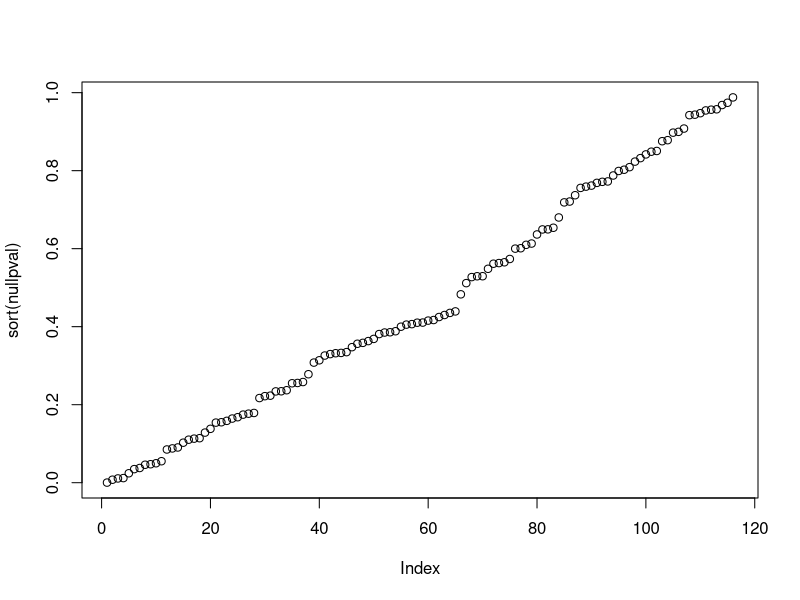
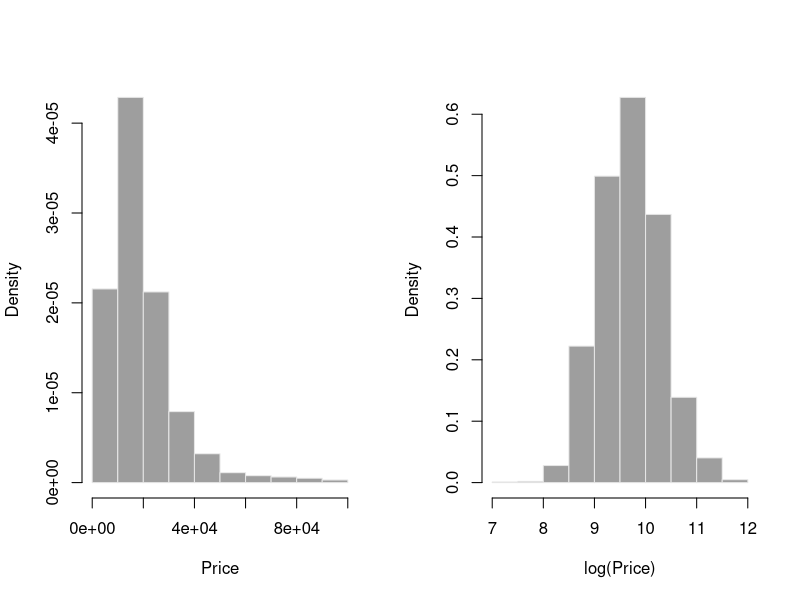
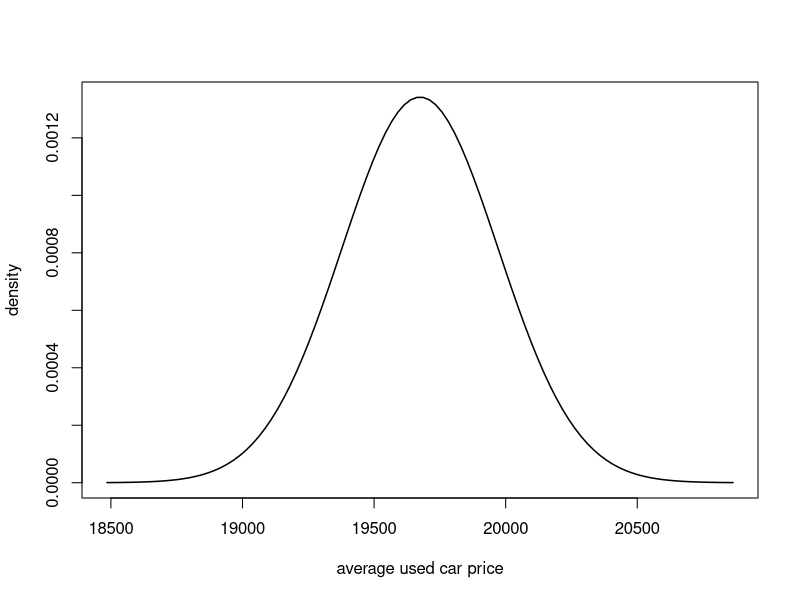
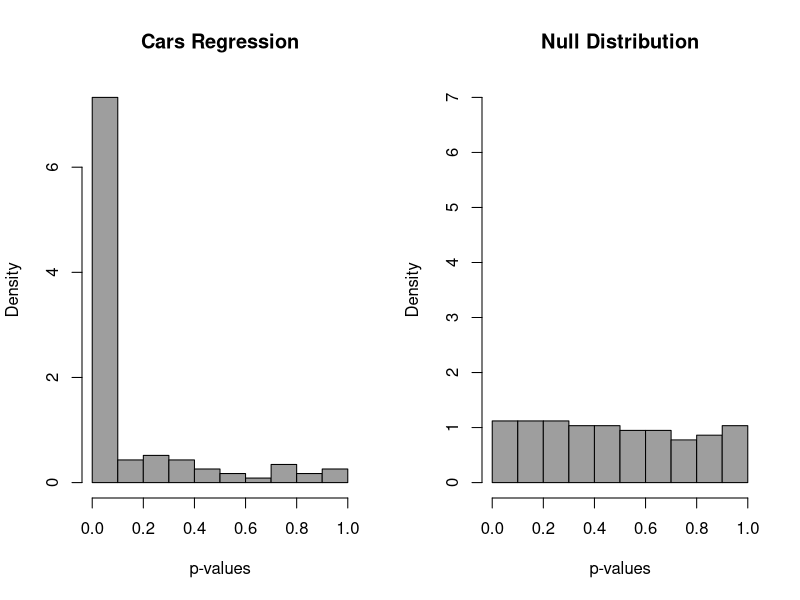
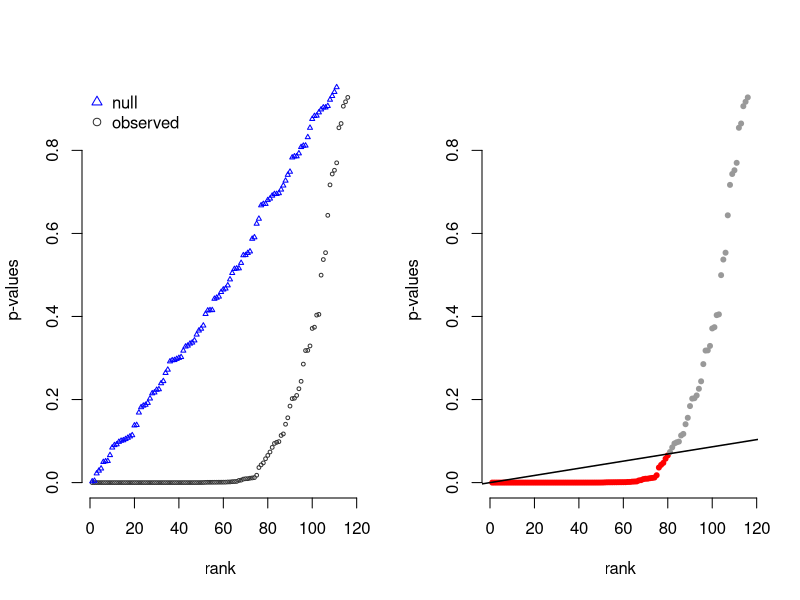
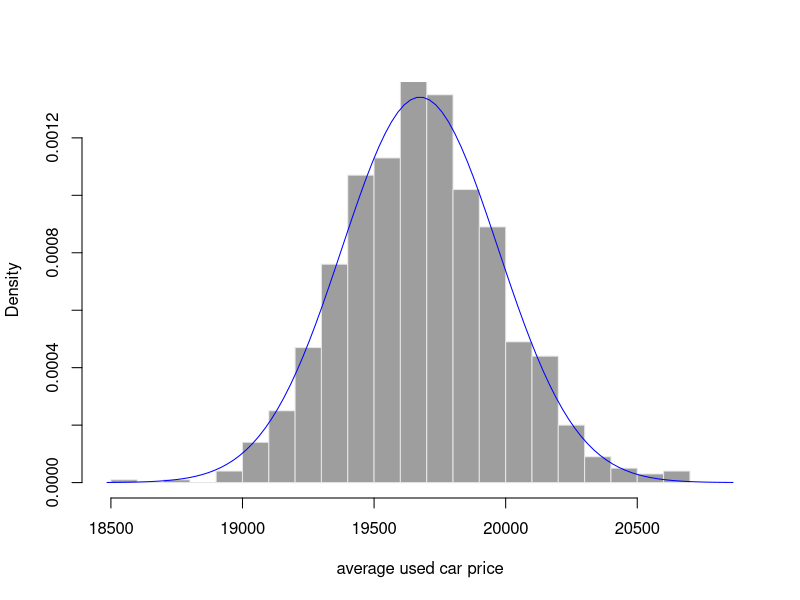

Generate these figures, in order, with R: (Note: this script raises an error after producing the figures.)

# Import the data file on cars for sale into R
Cars <- read.csv("SoCalCars.csv", stringsAsFactors = TRUE)

# We'll now take a sample we feel is representative of used cars we want to test
# This sample includes used cars  with prices at or below $100,000, and mileage greater than or equal to 10,000 miles
# but less than 150,000 miles.
Cars <- subset(Cars,
        Cars$type != "New" & Cars$mileage >= 10000 & 
        Cars$mileage <= 150000 & Cars$price < 100000 & Cars$year >= 1970)[,-1]
# note that since the imported dataset has column names, it will be treated as a dataframe
# View the dimensions of the Cars dataset with dim()
dim(Cars) # output will be number of rows then number of columns

# View the unconditional mean of the price of car listings
mean(Cars$price)
# Compute the variance of the mean price for cars listed for sale, we use na.rm=TRUE here as well
var(Cars$price)/nrow(Cars)
# and the standard error (square root of the variance)
sd(Cars$price)/sqrt(nrow(Cars))

## Generates figure 3.1, two histograms for price of cars
# The hist() function calls the histogram
pdf('SoCalCarsHist.pdf', width=8, height=4)
par(mfrow=c(1,2))
hist(Cars$price, 
     freq=FALSE,
     main="", 
     xlab="Price", 
     col=8, 
     border="grey90"
)
hist(log(Cars$price), 
     freq=FALSE, 
     main="", 
     col=8,
     border="grey90",
     xlab="log(Price)"
)
dev.off()

# If we consider the Cars dataset to be a sample of the cars for sale in 
# Southern California, then the sampling distribution's mean should be
xbar <- mean(Cars$price)
# The sampling distribution's standard deviation should be
xbse <- sd(Cars$price)/sqrt(nrow(Cars))
# Note that nrow() computes the number of rows/observations for a given dataframe

## Plot the sampling distribution
# First, create a vector of values to be fed in the sampling distrubtion pdf
calc_values <- seq(xbar-4*xbse,xbar+4*xbse,length=100)
# Note the values chosen above are based on the distribution of prices in the data
# Second, feed the values created above into the sampling distribution pdf created 
# with dnorm function
samp_pdf_values <- dnorm(calc_values, xbar, xbse)
# Third, plot the calc_values versus the sample_pdf_values for a view of the sample distribution
pdf("SoCalCarsMeanDensity.pdf", width=4, height=4)
plot(calc_values, 
     samp_pdf_values, 
     type="l", 
     lwd=1.5,
     xlab="average used car price", 
     ylab="density"
)
dev.off()

## hypothesis testing

# model for CPO price premium
summary( glm(price ~ certified, data=Cars) )
# 95% confidence interval for overall car average price
19674.96 + 1.96*297.3*c(-1,1) 
# ~95% confidence interval for CPO premium 
14331 + c(-2,2)*1363.6

# larger car regression model.  First we relevel the reference levels
Cars$make <- relevel(Cars$make, "Ford")
Cars$body <- relevel(Cars$body, "Sedan")
Cars$city <- relevel(Cars$city, "Costa Mesa")


carsreg <- glm(log(price) ~ log(mileage) + make + 
       year + certified + body + city, data=Cars)
summary(carsreg)

# Extract p-values for each regressor from the regression ouput
pvals <- summary(carsreg)$coef[-1,"Pr(>|t|)"]
length(pvals)
nullps <- runif(116)

pdf('SoCalCarsPvals.pdf', width=10, height=5)
par(mfrow=c(1,2))
hist(pvals, col=8, breaks=10, xlab="p-values", main="Cars Regression", freq=FALSE)
hist(nullps, col=8, breaks=10, xlab="p-values", main="Null Distribution", ylim=c(0,7), freq=FALSE)
dev.off()


# Function to get significance cut-off alpha from FDR q
fdr_cut <- function(pvals, q){
        pvals <- pvals[!is.na(pvals)]
        N <- length(pvals)
        k <- rank(pvals, ties.method="min")
        max(pvals[ pvals<= (q*k/N) ])
}
# @ 1/10% FDR
cutoff10 <- fdr_cut(pvals,q=.1)
print(cutoff10)
print(sum(pvals<=cutoff10))

# produce the order statistic plots and  the FDR control plot
sig <- factor(pvals<=cutoff10)
pdf('SoCalCarsFDR.pdf', width=8, height=4)
par(mfrow=c(1,2))
plot(sort(pvals), pch=21, cex=.5, col="gray20",
    bty="n", xlab="rank", ylab="p-values")
points(sort(nullps), pch=24, cex=.5, col="blue")
legend("topleft", legend=c("null","observed"), pch=c(24,21), 
       col=c("blue", "gray20"), bty="n")
plot(sort(pvals),
     col=c("grey60","red")[sig[order(pvals)]], 
     # above colors the significant p-values red
     pch=20, bty="n", xlab="rank", ylab="p-values" )

## Add the line of significance for q=0.1
q <- 0.1
abline(a=0, b=0.1/length(pvals), lwd=1.5)
dev.off()


nullpval <- runif(length(pvals))
plot(sort(nullpval))

### prediction

# conditional expectation CI
Cars[c(1000),c("make","model","year","mileage")]
(caravan <- predict(carsreg, Cars[c(1000),], se.fit=TRUE))
caravan$fit + c(-2,2)*caravan$se.fit
exp(caravan$fit + c(-2,2)*caravan$se.fit)
# prediction interval
predvar <- caravan$se.fit^2 + caravan$residual.scale^2
sqrt(predvar)
caravan$fit + c(-2,2)*sqrt(predvar)
exp(caravan$fit+ c(-2,2)*sqrt(predvar))

### bootstrapping

## basic bootstrap for average price
B <- 1000
muhats <- c() # empty set of estimates 
for(b in 1:B){ # we'll draw B estimates
    # resample with-replacement and estimate mu.hat
    samp_b <- sample.int(nrow(Cars), replace=TRUE)
    muhat_b <- mean(Cars$price[samp_b])
    muhats <- c(muhats, muhat_b) # append to the set
}
sd(muhats)

pdf("SoCalCarsBootPrice.pdf", width=4, height=4)
hist(muhats, main="", xlab="average used car price", freq=FALSE,
     col=8, border="grey90", breaks=20,
     xlim=c(xbar-4*xbse,xbar+4*xbse), 
     ylim=c(0, max(samp_pdf_values)) )
lines(calc_values, 
     samp_pdf_values, 
     type="l", 
     col="blue"
)
dev.off()

### making decisions with the bootstrap

## 
( z <- (mean(Cars$price) - 20000)/298 )
2*pnorm(-abs(z))

### mileage elasticity of price
# glm analysis results
betaStats <- summary(carsreg)$coef["log(mileage)",]
round(betaStats, 5)

# function 
getBeta <- function(data, obs){
    fit <- glm(log(price) ~ log(mileage) + make + year 
               + certified + body + city, data=data[obs,])
    return(fit$coef["log(mileage)"])
}
getBeta(Cars, 1:nrow(Cars))

#########
library(parallel)
library(boot)
detectCores()
system.time( boot(Cars, getBeta, 2000) )
system.time( boot(Cars, getBeta, 2000, parallel="multicore", ncpus=8) )
system.time( boot(Cars, getBeta, 2000, parallel="snow", ncpus=8 ) )
############

## test statistics
library(parallel)
library(boot)
( betaBoot <- boot(Cars, getBeta, 2000, 
                 parallel="snow", ncpus=detectCores()) )


(bhat <- betaStats["Estimate"])
betaBoot$t0
sd(betaBoot$t)
mean(betaBoot$t) - bhat

bhat/sd(betaBoot$t)
2*pnorm(-abs(bhat/sd(betaBoot$t)))

## HC standard errors 
library(sandwich)
library(lmtest)
VHC = vcovHC(carsreg, "HC0")
hcstats <- coeftest(carsreg, vcov = VHC)
round(hcstats["log(mileage)",], 5)

## plot them all
pdf("SoCalCarsElasticity.pdf", width=4, height=4)
hist(betaBoot$t, freq=FALSE, ylim=c(0,25), border="grey90",
     main="", xlab="price-mileage elasticity")
bhatse <- betaStats["Std. Error"]
grid <- seq(bhat-6*bhatse,bhat+6*bhatse,length=100)
lines(grid, dnorm(grid, bhat, bhatse), col="navy", lwd=1.5)
lines(grid, dnorm(grid, bhat, hcstats["log(mileage)","Std. Error"]), 
      col="orange", lwd=1.5)
legend("topright", legend=c("Basic","Bootstrap","HC"), 
       col=c("navy","grey","orange"), pch=15, bty="n")
dev.off()

### clustered standard errors. 
CarsByDealer <- split(Cars, Cars$dealer)
length(CarsByDealer)
getBetaBlock <- function(data, ids){
    data <- do.call("rbind",data[ids])
    fit <- glm(log(price) ~ log(mileage) + make + 
                   year + certified + body + city, data=data)
    return(fit$coef["log(mileage)"])
}
getBetaBlock(CarsByDealer, 1:length(CarsByDealer))

( betaBootB <- boot(CarsByDealer, getBetaBlock, 
                          2000, parallel="snow", ncpus=detectCores()) )

Vblock <- vcovCL(carsreg, cluster=Cars$dealer)
clstats <- coeftest(carsreg, vcov = Vblock)
round(clstats["log(mileage)",], 5)
##############

### confidence intervals
# using standard errors
bhat + c(-1,1)*1.96*sd(betaBootB$t)

quantile(betaBootB$t,c(0.025, 0.975))

betaErrors <- betaBootB$t - bhat
quantile(bhat - betaErrors,c(.025,.975))

## bias example: e^b
Cars[1000,]
( pred <- predict(carsreg, Cars[c(1000),]) )
( phat <- exp(pred) )

getPrice <- function(data, ids, xpred){
    data <- do.call("rbind",data[ids])
    fit <- glm(log(price) ~ log(mileage) + make + 
                   year + certified + body + city, data=data)
    return(exp(predict(fit,xpred)))
}
getPrice(CarsByDealer, 1:length(CarsByDealer), Cars[1000,])
( priceBoot <- boot(CarsByDealer, getPrice, xpred=Cars[1000,], 
                          2000, parallel="snow", ncpus=detectCores()) )

quantile(priceBoot$t, c(.025,.975))

priceErrors <- priceBoot$t - phat
mean(priceErrors)
quantile(phat-priceErrors, c(.025,.975))

ebhat <- exp(bhat)
ebhatBoot <- exp(betaBoot$t)
ebhatErrors <- ebhatBoot - ebhat
mean(ebhatErrors)
quantile(ebhat - ebhatErrors,c(.025,.975))
quantile(ebhatBoot,c(.025,.975))


### parametric bootstrap

CarsSim <- function(data, mle){
    n <- nrow(data)
    Ey <- predict(mle, data)
    data$price <- exp( rnorm(n, Ey, summary(mle)$dispersion)  )
    return(data)
}
simcars <- CarsSim(Cars, carsreg)
simcars[1,]


getBetaPar <- function(data){
    fit <- glm(log(price) ~ log(mileage) + make + 
                   year + certified + body + city, data=data)
    return(fit$coef["log(mileage)"])
}
( parboot <- boot(Cars, getBetaPar, 2000, 
    sim = "parametric", ran.gen = CarsSim, mle=carsreg,
    parallel="snow", ncpus=detectCores()) )

# again, but with nonconstant variance
CarsSimNCV <- function(data, mle){
    n <- nrow(data)
    Ey <- predict(mle, data)
    # replace the dispersion with abs(residuals)
    data$price <- exp( rnorm(n, Ey, abs(mle$residuals) ))
    return(data)
}
( parbootNCV <- boot(Cars, getBetaPar, 2000, 
    sim = "parametric", ran.gen = CarsSimNCV, mle=carsreg,
    parallel="snow", ncpus=detectCores()) )


betaBoot

#############################


## Bayesian estimation of generalized linear models
# You can install with install.packages("arm")
library(arm)

# Bayesian GLM
carsregBayes <- bayesglm(log(price) ~ log(mileage) + make + 
                           year + certified + body + city, data=Cars)
summary(carsregBayes)$coef["log(mileage"]

# Simulate posterior distribution for our Bayesian example
posterior <- coef(sim(carsregBayes))

bhatse <- betaStats["Std. Error"]
grid <- seq(bhat-6*bhatse,bhat+6*bhatse,length=100)

pdf("SoCalCarsBayes.pdf", width=4, height=4)
plot(grid, dnorm(grid, bhat, bhatse), xlim=range(grid), ylim=c(0,30), type="l",
    xlab="price-mileage elasticty", ylab="density", main="", bty="n", lwd=1.5, col="navy")
lines(density(betaBoot$t), col="grey50",  lwd=1.5)
lines(density(posterior[,"log(mileage)"]), col=2,  lwd=1.5)
legend("topright", legend=c("Basic","Bootstrap","Bayesian"), 
       col=c("navy","grey50","red"), pch=15, bty="n")
dev.off()
